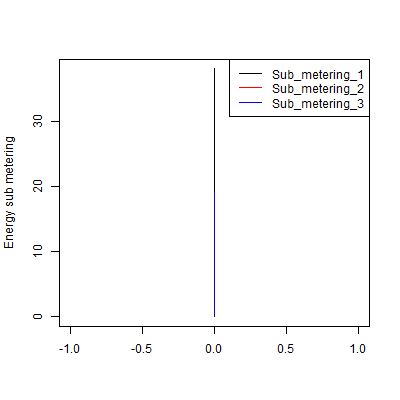

Write the R code that produced this figure.
source("getdata.R")

png("plot3.png",width=400,height=400)
plot(df[,2],df[,7],col="black",type='l',ylab = "Energy sub metering",xlab="")
lines(df[,2],df[,8],col="red")
lines(df[,2],df[,9],col="blue")
legend("topright",names(df[,7:9]),col=c("black","red","blue"),lwd=1,lty=1)
dev.off()

#my system language setting made the "thursday, friday, saturday" on x axis into Chinese, the code shall work fine in english environment